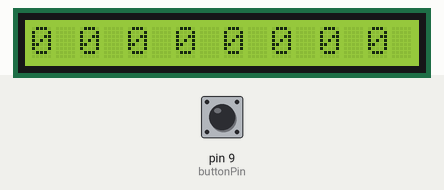
The sketch below on a simulated Arduino Uno, built with avr-gcc and run on an emulated ATmega328P. On the bench: 16×1 character LCD. The inputs (shaded band) are chosen by the test bench; at power-on: pin 9 (buttonPin) LOW. What the sketch prints to the serial monitor is not drawn.

Above: at 1.2 s.
1.3 s: pin 9 (buttonPin) pulled HIGH for 0.15 s
At 2.0 s:
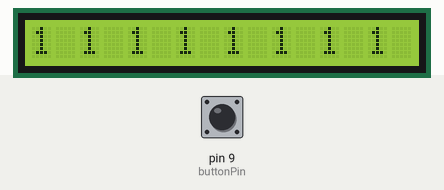
3.0 s: pin 9 (buttonPin) pulled HIGH for 1 s
At 5.1 s:
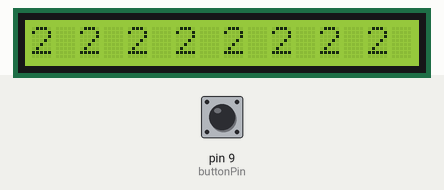
Timing chart, 0 to 5.3 s (numbered marks = the images above; inputs shaded):
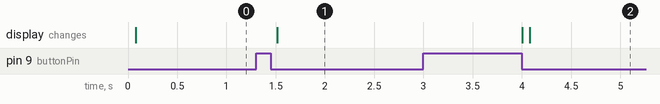

Measured:
- after the input at 1.3 s, the display: changes after 0.22 s (image 1)
- after the input at 3.0 s, the display: first changes after 1.0 s (image 2 shows a later state)

The sketch:

Q17.ino
```cpp
#include <LiquidCrystal.h>
LiquidCrystal lcd(2,3,4,8,12,13);
const int buttonPin = 9;
int buttonState = 0;
int counter = 0;
int n= 0 ;
void setup() {
  // put your setup code here, to run once:
lcd.begin(16,1);
Serial.begin(9600);
  pinMode(buttonPin, INPUT);
}

void loop() {
   buttonState = digitalRead(buttonPin);
  // put your main code here, to run repeatedly:
   if (buttonState == HIGH) {
   n = 1;
  }
  if( n == 1 && buttonState == LOW){
    n = 0;
    counter++;
  }


lcd.print(counter);
lcd.print("\n");
Serial.print(counter);
Serial.print("\n");


}
```
